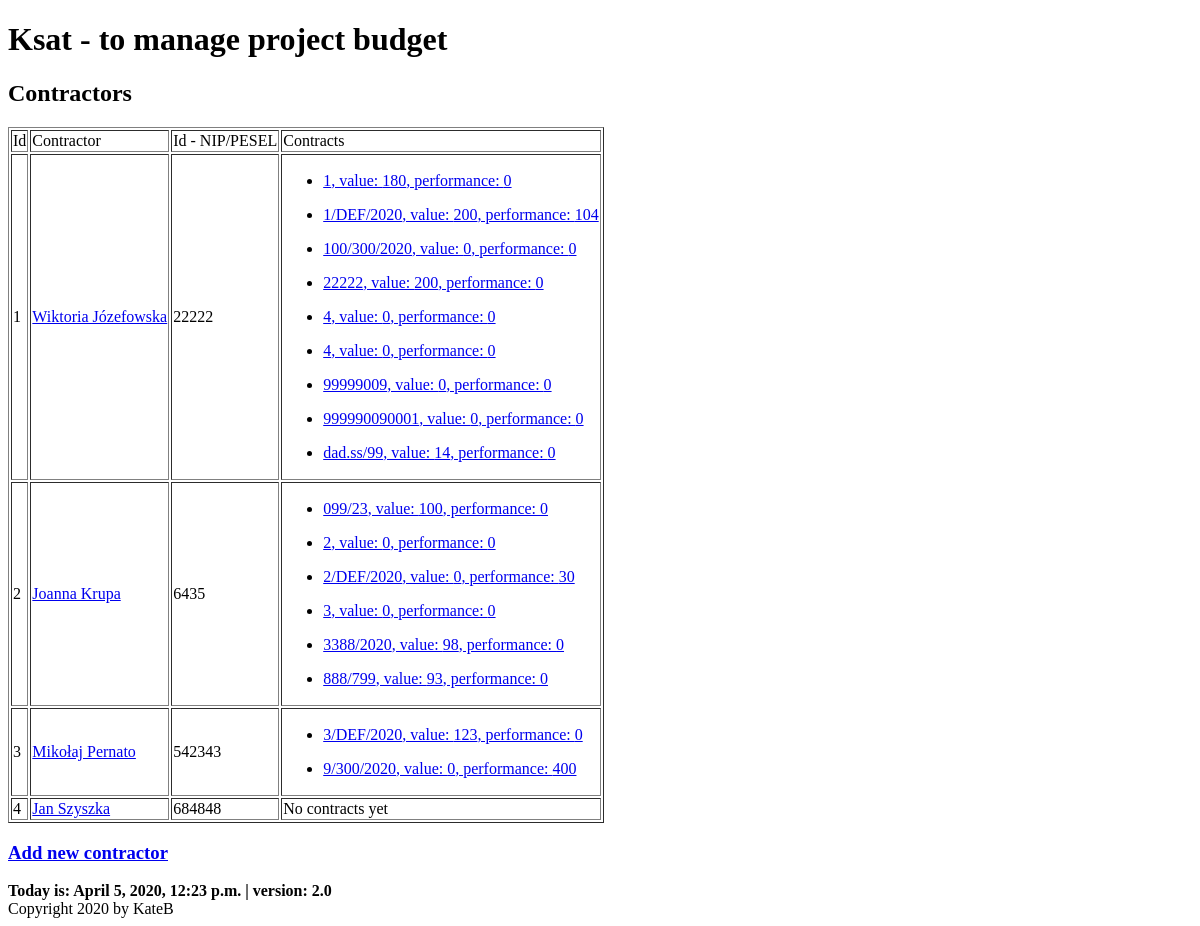
/ksat/contractors/, run on an earlier commit of the app's database.
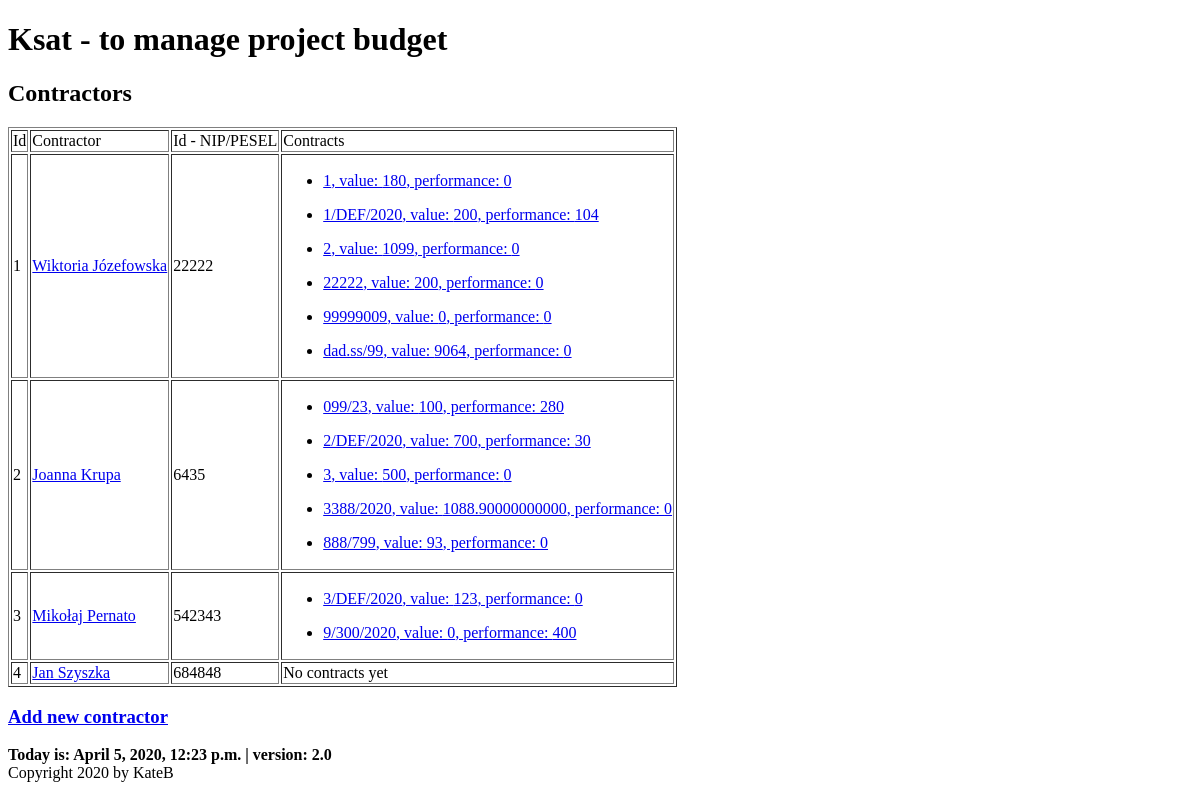
And on a later commit of the database.
### budget/models.py (models this page shows, shortened)
class Contractor(models.Model):
    name = models.CharField(max_length=128)
    last_name = models.CharField(max_length=128)
    num = models.SmallIntegerField(blank=True)
    def get_absolute_url(self):
        return reverse('budget:contractor_details', kwargs={'contractor_id': self.pk})
    def __str__(self):
        return f'{self.name} {self.last_name}'
    class Meta:
        default_related_name = 'contractors'
        ordering = ('last_name',)
        verbose_name = 'contractor'

class Contract(models.Model):
    number = models.CharField(max_length=128)
    date = models.DateField()
    task = models.ForeignKey(Task, on_delete=models.CASCADE, related_name='contracts', related_query_name='contract')
    contractor = models.ForeignKey(Contractor, default=None, on_delete=models.CASCADE, related_name='contracts',
                                   related_query_name='contract')
    article = models.ManyToManyField(Articles, through='ContractArticle')
    def contract_value(self):
        value = ContractArticle.objects.filter(contract=self).aggregate(total=Sum('value'))['total']
        if value:
            return value
        return 0
    def contract_performance(self):
        fin_docs = FinancialDocument.objects.filter(contract=self)
        performance = 0
        for fin_doc in fin_docs:
            performance += fin_doc.fin_doc_value()
        return performance
    class Meta:
        default_related_name = 'contract'
        ordering = ('number', 'contractor')
        verbose_name = 'contract'

class FinancialDocument(models.Model):
    contract = models.ForeignKey(Contract, on_delete=models.CASCADE, related_name='fds', related_query_name='fd')
    contractor = models.ForeignKey(Contractor, default=None, on_delete=models.CASCADE, related_name='fds',
                                   related_query_name='fd')
    number = models.CharField(max_length=64, default=None)
    date = models.DateField()
    payment_date1 = models.DateField(blank=True, null=True)
    payment_date2 = models.DateField(blank=True, null=True)
    article = models.ManyToManyField(Articles, through='FinDocumentArticle')
    def fin_doc_value(self):
        value = FinDocumentArticle.objects.filter(fin_doc=self).aggregate(total=Sum('value'))['total']
        if value:
            return value
        return 0
    class Meta:
        default_related_name = 'fds'
        verbose_name = 'finacial_doc'

### budget/views.py (the view)
# urls.py: path('contractors/', views.ContractorView.as_view(), name='contractors'),
class ContractorView(ListView):
    model = Contractor
    template_name = 'budget/contractors.html'
    context_object_name = 'contractors'

### budget/my_context_processor.py (called while the page is built)
def cp(request):
    ctx = {
        "now": django.utils.timezone.now(),
        "version": "2.0"
    }
    return ctx

### budget/templates/budget/contractors.html (shortened to what this page needs)
{% extends 'base.html' %}
{% block content %}
    {{ block.super }}
    <h2>Contractors</h2>
    <table border="bold">
        <thead>
        <tr>
            <td>Id</td>
            <td>Contractor</td>
            <td>Id - NIP/PESEL</td>
            <td>Contracts</td>
        </tr>
        </thead>
        <tbody>
        {% for contractor in contractors %}
            <tr>
                <td>{{ forloop.counter }}</td>
                <td><a href="{{ contractor.get_absolute_url }}">{{ contractor }}</a></td>
                <td>{{ contractor.num }}</td>
                <td>{% if contractor.contracts.all %}
                    {% for contract in  contractor.contracts.all %}
                        <ul>
                            <li><a href="{% url 'budget:contract_details' contract.id %}">{{ contract.number }},
                                value: {{ contract.contract_value }},
                                performance: {{ contract.contract_performance }}</a></li>
                        </ul>
                    {% endfor %}
                {% else %}
                    No contracts yet
                {% endif %}</td>
            </tr>
        {% endfor %}
        </tbody>
    </table>
    <h3><a href="{% url 'budget:add_contractor' %}">Add new contractor</a></h3>
{% endblock %}

What changed in the data, as far as the page shows it:
removed Contract: number "100/300/2020", contract_value "0", contract_performance "0", shown under Contractor "Wiktoria Józefowska"
removed Contract: number "4", contract_value "0", contract_performance "0", shown under Contractor "Wiktoria Józefowska"
removed Contract: number "4", contract_value "0", contract_performance "0", shown under Contractor "Wiktoria Józefowska"
removed Contract: number "999990090001", contract_value "0", contract_performance "0", shown under Contractor "Wiktoria Józefowska"
removed Contract: number "2", contract_value "0", contract_performance "0", shown under Contractor "Joanna Krupa"
removed Contract: number "3", contract_value "0", contract_performance "0", shown under Contractor "Joanna Krupa"
added Contract: number "2", contract_value "1099", contract_performance "0", shown under Contractor "Wiktoria Józefowska"
computed for Contract "dad.ss/99": contract_value "14" → "9064"
computed for Contract (number 7 of 13 on the later page): contract_performance "0" → "280"
computed for Contract "2/DEF/2020": contract_value "0" → "700"
added Contract: number "3", contract_value "500", contract_performance "0", shown under Contractor "Joanna Krupa"
computed for Contract (number 10 of 13 on the later page): contract_value "98" → "1088.90000000000"
